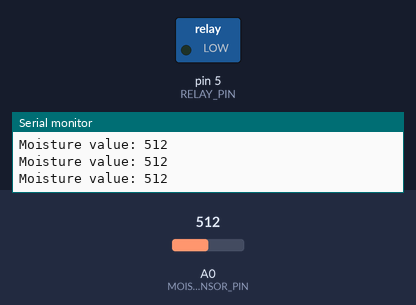
Recording of a sketch running on a simulated Arduino Uno, built with avr-gcc and run on an emulated ATmega328P. On the bench: switched loads named in the sketch (green lamp = pin HIGH), the last lines printed to the serial monitor. The test bench sets the inputs (shaded band); at power-on: A0 (MOISTURE_SENSOR_PIN) = 512.

Above: at 1.2 s.
1.3 s: A0 (MOISTURE_SENSOR_PIN) set to 982
2.8 s: A0 (MOISTURE_SENSOR_PIN) set to 1010
At 3.5 s:
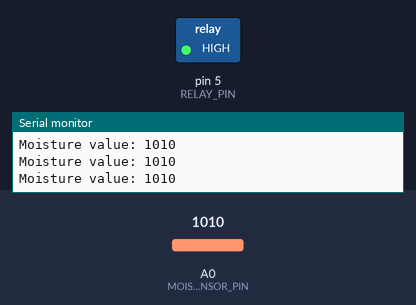
Timing chart, 0 to 5.8 s (numbered marks = the images above; inputs shaded):
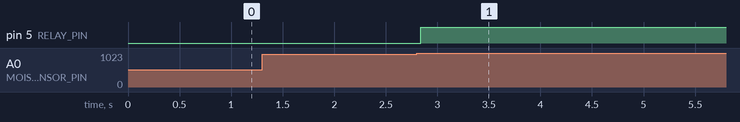

The sketch:

WM_V1.ino
```cpp
#define MOISTURE_SENSOR_PIN A0
#define RELAY_PIN 5

#define MAX_MOISTURE 1024
#define MIN_MOISTURE 3

int moistureVal = 0;
int moistureThreshold = 1000;

void setup () {
  pinMode(MOISTURE_SENSOR_PIN, INPUT);
  pinMode(RELAY_PIN, OUTPUT);
  Serial.begin(9600);
}

void loop () {
  moistureVal = analogRead(MOISTURE_SENSOR_PIN);
  Serial.print("Moisture value: ");
  Serial.println(moistureVal);

  if (moistureVal > moistureThreshold) {
    digitalWrite(RELAY_PIN, HIGH);
  }
  else {
    digitalWrite(RELAY_PIN, LOW);
  }
}
```

Measured:
- the behaviour switches between 1000 and 1001 on A0 (MOISTURE_SENSOR_PIN) (found by bisection; images 0 and 1)
- after the input at 2.8 s, pin 5 (RELAY_PIN): LOW → HIGH at once
